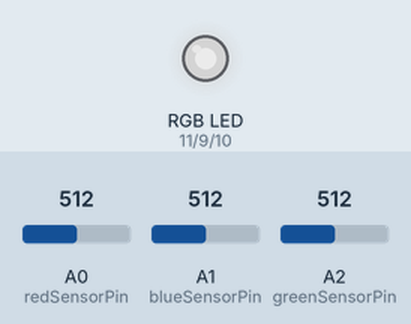
The sketch below on a simulated Arduino Uno, built with avr-gcc and run on an emulated ATmega328P. Shown: an RGB LED mixed from three pins (HIGH = lit). The inputs (shaded band) are chosen by the test bench; at power-on: A0 (redSensorPin) = 512, A1 (blueSensorPin) = 512, A2 (greenSensorPin) = 512. Dim RGB values are drawn brighter than linear.

Above: at 1.2 s.
1.3 s: A0 (redSensorPin) set to 716
At 1.7 s:
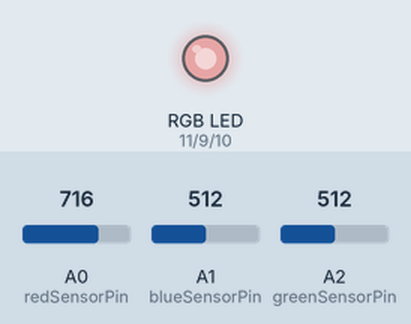
2.8 s: A1 (blueSensorPin) set to 716
At 3.3 s:
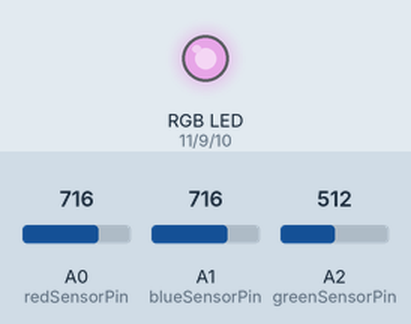
4.3 s: A2 (greenSensorPin) set to 716
At 4.8 s:
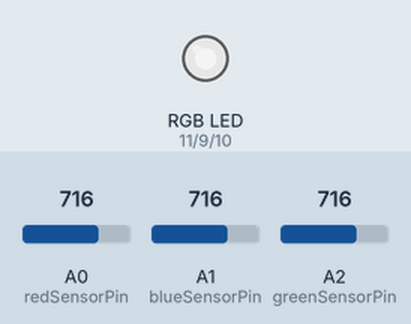
5.8 s: A0 (redSensorPin) set to 900
At 6.3 s:
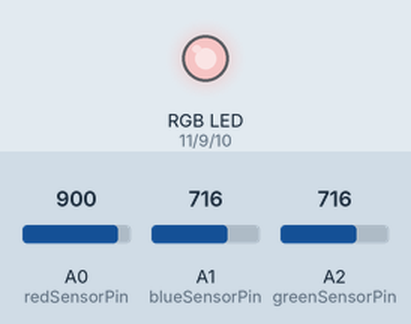
7.3 s: A1 (blueSensorPin) set to 900
At 8.0 s:
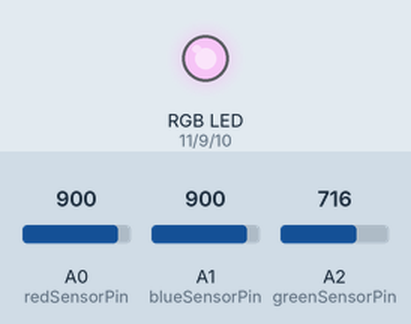
8.8 s: A2 (greenSensorPin) set to 900
At 9.5 s:
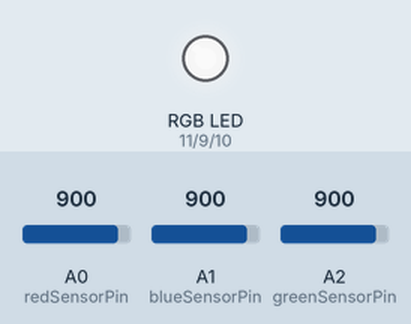
Timing chart, 0 to 11.3 s (numbered marks = the images above; inputs shaded):
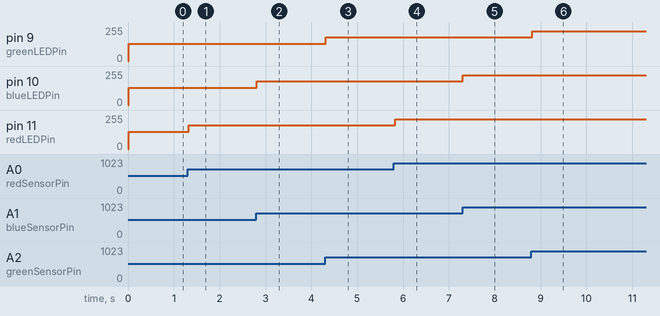

Measured:
- after the input at 1.3 s, pin 11 (redLEDPin): 128/255 → 179/255 at once
- after the input at 2.8 s, pin 10 (blueLEDPin): 128/255 → 179/255 at once
- after the input at 4.3 s, pin 9 (greenLEDPin): 128/255 → 179/255 at once
- after the input at 5.8 s, pin 11 (redLEDPin): 179/255 → 225/255 at once
- after the input at 7.3 s, pin 10 (blueLEDPin): 179/255 → 225/255 at once
- after the input at 8.8 s, pin 9 (greenLEDPin): 179/255 → 225/255 at once

The sketch:

colours.ino
```cpp
const int greenLEDPin = 9;
const int redLEDPin = 11;
const int blueLEDPin = 10;

const int redSensorPin = A0;
const int greenSensorPin = A2;
const int blueSensorPin = A1;

void setup()
{
	Serial.begin(9600);

	pinMode(greenLEDPin, OUTPUT);
	pinMode(redLEDPin, OUTPUT);
	pinMode(blueLEDPin, OUTPUT);
}

void loop()
{
	auto redSensorValue = analogRead(redSensorPin);
	delay(5);
	auto greenSensorValue = analogRead(greenSensorPin);
	delay(5);
	auto blueSensorValue = analogRead(blueSensorPin);
	delay(5);

	analogWrite(redLEDPin, redSensorValue / 4.0);
	analogWrite(greenLEDPin, greenSensorValue / 4.0);
	analogWrite(blueLEDPin, blueSensorValue / 4.0);

}
```
